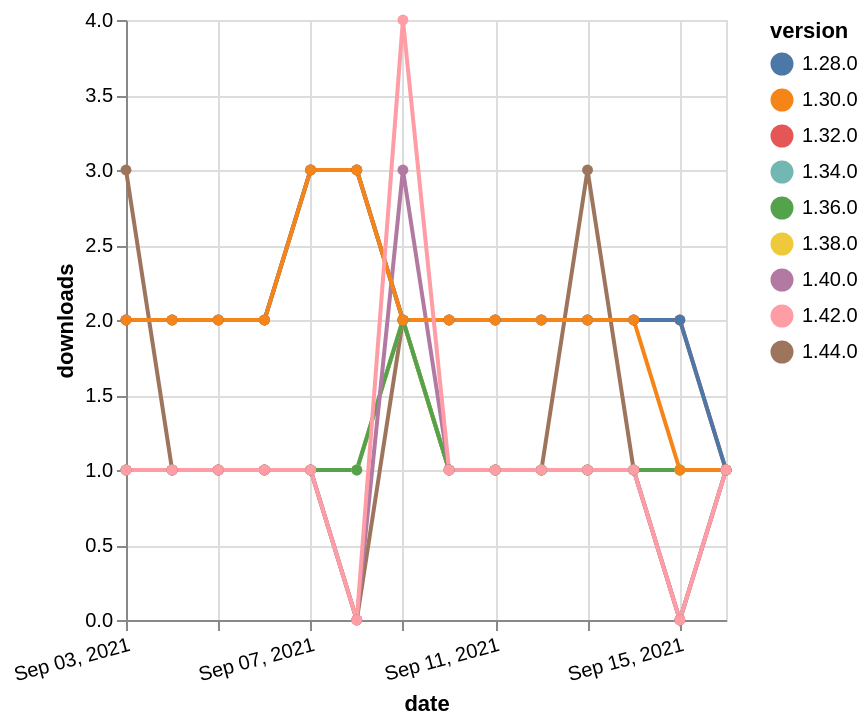

This figure's Vega-Lite source:
### Vega-Lite specification from a JSON file in a GitHub repository (floating-point values rounded to 4 significant figures)
{"$schema": "https://vega.github.io/schema/vega-lite/v5.json", "description": "A simple bar chart with embedded data.", "data": {"values": [{"date": "2021-09-03", "total": 234, "delta": 1, "version": "1.34.0"}, {"date": "2021-09-04", "total": 235, "delta": 1, "version": "1.34.0"}, {"date": "2021-09-05", "total": 236, "delta": 1, "version": "1.34.0"}, {"date": "2021-09-06", "total": 237, "delta": 1, "version": "1.34.0"}, {"date": "2021-09-07", "total": 238, "delta": 1, "version": "1.34.0"}, {"date": "2021-09-08", "total": 239, "delta": 1, "version": "1.34.0"}, {"date": "2021-09-09", "total": 241, "delta": 2, "version": "1.34.0"}, {"date": "2021-09-10", "total": 242, "delta": 1, "version": "1.34.0"}, {"date": "2021-09-11", "total": 243, "delta": 1, "version": "1.34.0"}, {"date": "2021-09-12", "total": 244, "delta": 1, "version": "1.34.0"}, {"date": "2021-09-13", "total": 245, "delta": 1, "version": "1.34.0"}, {"date": "2021-09-14", "total": 246, "delta": 1, "version": "1.34.0"}, {"date": "2021-09-15", "total": 247, "delta": 1, "version": "1.34.0"}, {"date": "2021-09-16", "total": 248, "delta": 1, "version": "1.34.0"}, {"date": "2021-09-03", "total": 2300, "delta": 2, "version": "1.32.0"}, {"date": "2021-09-04", "total": 2302, "delta": 2, "version": "1.32.0"}, {"date": "2021-09-05", "total": 2304, "delta": 2, "version": "1.32.0"}, {"date": "2021-09-06", "total": 2306, "delta": 2, "version": "1.32.0"}, {"date": "2021-09-07", "total": 2309, "delta": 3, "version": "1.32.0"}, {"date": "2021-09-08", "total": 2312, "delta": 3, "version": "1.32.0"}, {"date": "2021-09-09", "total": 2314, "delta": 2, "version": "1.32.0"}, {"date": "2021-09-10", "total": 2316, "delta": 2, "version": "1.32.0"}, {"date": "2021-09-11", "total": 2318, "delta": 2, "version": "1.32.0"}, {"date": "2021-09-12", "total": 2320, "delta": 2, "version": "1.32.0"}, {"date": "2021-09-13", "total": 2322, "delta": 2, "version": "1.32.0"}, {"date": "2021-09-14", "total": 2324, "delta": 2, "version": "1.32.0"}, {"date": "2021-09-15", "total": 2326, "delta": 2, "version": "1.32.0"}, {"date": "2021-09-16", "total": 2327, "delta": 1, "version": "1.32.0"}, {"date": "2021-09-03", "total": 2668, "delta": 2, "version": "1.28.0"}, {"date": "2021-09-04", "total": 2670, "delta": 2, "version": "1.28.0"}, {"date": "2021-09-05", "total": 2672, "delta": 2, "version": "1.28.0"}, {"date": "2021-09-06", "total": 2674, "delta": 2, "version": "1.28.0"}, {"date": "2021-09-07", "total": 2677, "delta": 3, "version": "1.28.0"}, {"date": "2021-09-08", "total": 2680, "delta": 3, "version": "1.28.0"}, {"date": "2021-09-09", "total": 2682, "delta": 2, "version": "1.28.0"}, {"date": "2021-09-10", "total": 2684, "delta": 2, "version": "1.28.0"}, {"date": "2021-09-11", "total": 2686, "delta": 2, "version": "1.28.0"}, {"date": "2021-09-12", "total": 2688, "delta": 2, "version": "1.28.0"}, {"date": "2021-09-13", "total": 2690, "delta": 2, "version": "1.28.0"}, {"date": "2021-09-14", "total": 2692, "delta": 2, "version": "1.28.0"}, {"date": "2021-09-15", "total": 2694, "delta": 2, "version": "1.28.0"}, {"date": "2021-09-16", "total": 2695, "delta": 1, "version": "1.28.0"}, {"date": "2021-09-03", "total": 121, "delta": 3, "version": "1.44.0"}, {"date": "2021-09-04", "total": 122, "delta": 1, "version": "1.44.0"}, {"date": "2021-09-05", "total": 123, "delta": 1, "version": "1.44.0"}, {"date": "2021-09-06", "total": 124, "delta": 1, "version": "1.44.0"}, {"date": "2021-09-07", "total": 125, "delta": 1, "version": "1.44.0"}, {"date": "2021-09-08", "total": 125, "delta": 0, "version": "1.44.0"}, {"date": "2021-09-09", "total": 127, "delta": 2, "version": "1.44.0"}, {"date": "2021-09-10", "total": 128, "delta": 1, "version": "1.44.0"}, {"date": "2021-09-11", "total": 129, "delta": 1, "version": "1.44.0"}, {"date": "2021-09-12", "total": 130, "delta": 1, "version": "1.44.0"}, {"date": "2021-09-13", "total": 133, "delta": 3, "version": "1.44.0"}, {"date": "2021-09-14", "total": 134, "delta": 1, "version": "1.44.0"}, {"date": "2021-09-15", "total": 134, "delta": 0, "version": "1.44.0"}, {"date": "2021-09-16", "total": 135, "delta": 1, "version": "1.44.0"}, {"date": "2021-09-03", "total": 174, "delta": 1, "version": "1.38.0"}, {"date": "2021-09-04", "total": 175, "delta": 1, "version": "1.38.0"}, {"date": "2021-09-05", "total": 176, "delta": 1, "version": "1.38.0"}, {"date": "2021-09-06", "total": 177, "delta": 1, "version": "1.38.0"}, {"date": "2021-09-07", "total": 178, "delta": 1, "version": "1.38.0"}, {"date": "2021-09-08", "total": 179, "delta": 1, "version": "1.38.0"}, {"date": "2021-09-09", "total": 181, "delta": 2, "version": "1.38.0"}, {"date": "2021-09-10", "total": 182, "delta": 1, "version": "1.38.0"}, {"date": "2021-09-11", "total": 183, "delta": 1, "version": "1.38.0"}, {"date": "2021-09-12", "total": 184, "delta": 1, "version": "1.38.0"}, {"date": "2021-09-13", "total": 185, "delta": 1, "version": "1.38.0"}, {"date": "2021-09-14", "total": 186, "delta": 1, "version": "1.38.0"}, {"date": "2021-09-15", "total": 187, "delta": 1, "version": "1.38.0"}, {"date": "2021-09-16", "total": 188, "delta": 1, "version": "1.38.0"}, {"date": "2021-09-03", "total": 190, "delta": 1, "version": "1.36.0"}, {"date": "2021-09-04", "total": 191, "delta": 1, "version": "1.36.0"}, {"date": "2021-09-05", "total": 192, "delta": 1, "version": "1.36.0"}, {"date": "2021-09-06", "total": 193, "delta": 1, "version": "1.36.0"}, {"date": "2021-09-07", "total": 194, "delta": 1, "version": "1.36.0"}, {"date": "2021-09-08", "total": 195, "delta": 1, "version": "1.36.0"}, {"date": "2021-09-09", "total": 197, "delta": 2, "version": "1.36.0"}, {"date": "2021-09-10", "total": 198, "delta": 1, "version": "1.36.0"}, {"date": "2021-09-11", "total": 199, "delta": 1, "version": "1.36.0"}, {"date": "2021-09-12", "total": 200, "delta": 1, "version": "1.36.0"}, {"date": "2021-09-13", "total": 201, "delta": 1, "version": "1.36.0"}, {"date": "2021-09-14", "total": 202, "delta": 1, "version": "1.36.0"}, {"date": "2021-09-15", "total": 203, "delta": 1, "version": "1.36.0"}, {"date": "2021-09-16", "total": 204, "delta": 1, "version": "1.36.0"}, {"date": "2021-09-03", "total": 148, "delta": 1, "version": "1.40.0"}, {"date": "2021-09-04", "total": 149, "delta": 1, "version": "1.40.0"}, {"date": "2021-09-05", "total": 150, "delta": 1, "version": "1.40.0"}, {"date": "2021-09-06", "total": 151, "delta": 1, "version": "1.40.0"}, {"date": "2021-09-07", "total": 152, "delta": 1, "version": "1.40.0"}, {"date": "2021-09-08", "total": 152, "delta": 0, "version": "1.40.0"}, {"date": "2021-09-09", "total": 155, "delta": 3, "version": "1.40.0"}, {"date": "2021-09-10", "total": 156, "delta": 1, "version": "1.40.0"}, {"date": "2021-09-11", "total": 157, "delta": 1, "version": "1.40.0"}, {"date": "2021-09-12", "total": 158, "delta": 1, "version": "1.40.0"}, {"date": "2021-09-13", "total": 159, "delta": 1, "version": "1.40.0"}, {"date": "2021-09-14", "total": 160, "delta": 1, "version": "1.40.0"}, {"date": "2021-09-15", "total": 160, "delta": 0, "version": "1.40.0"}, {"date": "2021-09-16", "total": 161, "delta": 1, "version": "1.40.0"}, {"date": "2021-09-03", "total": 2647, "delta": 2, "version": "1.30.0"}, {"date": "2021-09-04", "total": 2649, "delta": 2, "version": "1.30.0"}, {"date": "2021-09-05", "total": 2651, "delta": 2, "version": "1.30.0"}, {"date": "2021-09-06", "total": 2653, "delta": 2, "version": "1.30.0"}, {"date": "2021-09-07", "total": 2656, "delta": 3, "version": "1.30.0"}, {"date": "2021-09-08", "total": 2659, "delta": 3, "version": "1.30.0"}, {"date": "2021-09-09", "total": 2661, "delta": 2, "version": "1.30.0"}, {"date": "2021-09-10", "total": 2663, "delta": 2, "version": "1.30.0"}, {"date": "2021-09-11", "total": 2665, "delta": 2, "version": "1.30.0"}, {"date": "2021-09-12", "total": 2667, "delta": 2, "version": "1.30.0"}, {"date": "2021-09-13", "total": 2669, "delta": 2, "version": "1.30.0"}, {"date": "2021-09-14", "total": 2671, "delta": 2, "version": "1.30.0"}, {"date": "2021-09-15", "total": 2672, "delta": 1, "version": "1.30.0"}, {"date": "2021-09-16", "total": 2673, "delta": 1, "version": "1.30.0"}, {"date": "2021-09-03", "total": 177, "delta": 1, "version": "1.42.0"}, {"date": "2021-09-04", "total": 178, "delta": 1, "version": "1.42.0"}, {"date": "2021-09-05", "total": 179, "delta": 1, "version": "1.42.0"}, {"date": "2021-09-06", "total": 180, "delta": 1, "version": "1.42.0"}, {"date": "2021-09-07", "total": 181, "delta": 1, "version": "1.42.0"}, {"date": "2021-09-08", "total": 181, "delta": 0, "version": "1.42.0"}, {"date": "2021-09-09", "total": 185, "delta": 4, "version": "1.42.0"}, {"date": "2021-09-10", "total": 186, "delta": 1, "version": "1.42.0"}, {"date": "2021-09-11", "total": 187, "delta": 1, "version": "1.42.0"}, {"date": "2021-09-12", "total": 188, "delta": 1, "version": "1.42.0"}, {"date": "2021-09-13", "total": 189, "delta": 1, "version": "1.42.0"}, {"date": "2021-09-14", "total": 190, "delta": 1, "version": "1.42.0"}, {"date": "2021-09-15", "total": 190, "delta": 0, "version": "1.42.0"}, {"date": "2021-09-16", "total": 191, "delta": 1, "version": "1.42.0"}]}, "width": "container", "mark": {"type": "line", "point": {"filled": true}}, "encoding": {"x": {"field": "date", "type": "temporal", "timeUnit": "yearmonthdate", "title": "date", "axis": {"labelAngle": -15}}, "y": {"field": "delta", "type": "quantitative", "title": "downloads"}, "color": {"field": "version", "type": "nominal"}, "tooltip": {"field": "delta"}}}
